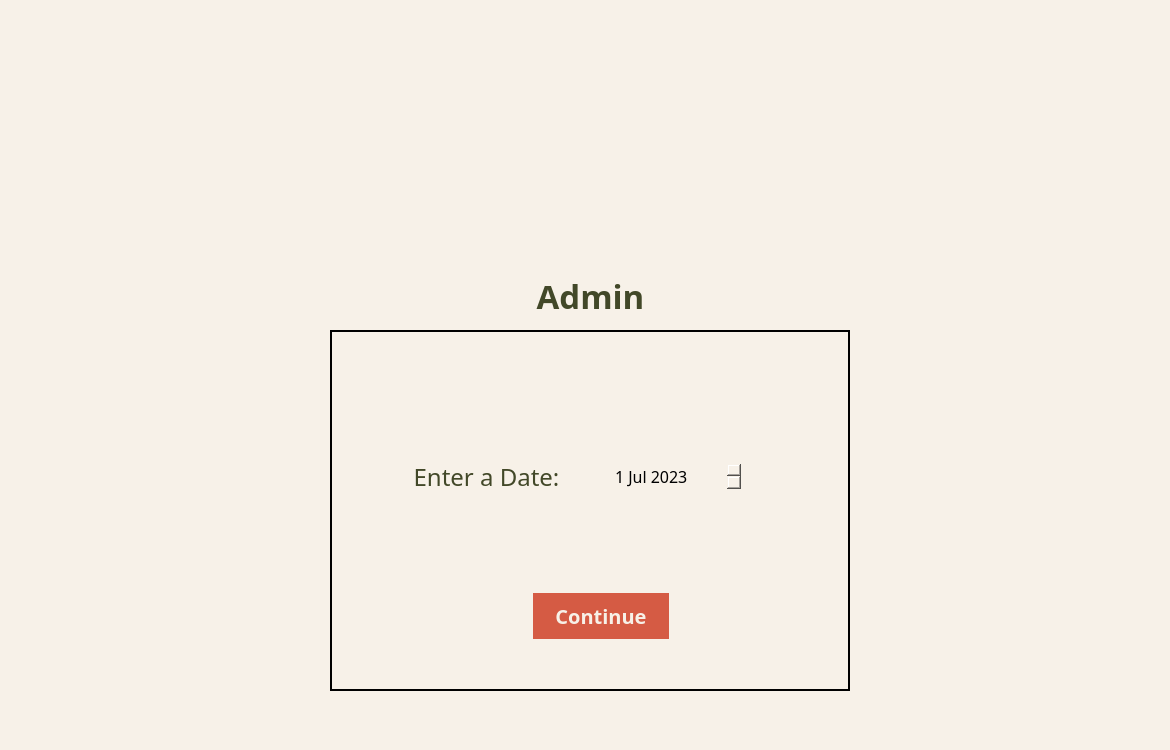
<?xml version="1.0" encoding="UTF-8"?>
<ui version="4.0">
 <class>Dialog</class>
 <widget class="QDialog" name="Dialog">
  <property name="geometry">
   <rect>
    <x>0</x>
    <y>0</y>
    <width>1170</width>
    <height>750</height>
   </rect>
  </property>
  <property name="windowTitle">
   <string>Dialog</string>
  </property>
  <property name="styleSheet">
   <string notr="true">background-color: rgb(247,241,232)</string>
  </property>
  <widget class="QStackedWidget" name="stackedWidget">
   <property name="geometry">
    <rect>
     <x>330</x>
     <y>330</y>
     <width>520</width>
     <height>361</height>
    </rect>
   </property>
   <property name="styleSheet">
    <string notr="true">border: 1px solid black; </string>
   </property>
   <property name="currentIndex">
    <number>1</number>
   </property>
   <widget class="QWidget" name="pagePassword">
    <widget class="QPushButton" name="bttnLogin">
     <property name="geometry">
      <rect>
       <x>310</x>
       <y>260</y>
       <width>140</width>
       <height>50</height>
      </rect>
     </property>
     <property name="font">
      <font>
       <family>Corbel</family>
       <pointsize>15</pointsize>
       <weight>75</weight>
       <bold>true</bold>
      </font>
     </property>
     <property name="autoFillBackground">
      <bool>false</bool>
     </property>
     <property name="styleSheet">
      <string notr="true">background-color:rgb(213,91,68);
color: rgb(247,241,232);
border: 2px solid rgb(247,241,232);</string>
     </property>
     <property name="text">
      <string>Login</string>
     </property>
    </widget>
    <widget class="QPushButton" name="bttnBack">
     <property name="geometry">
      <rect>
       <x>80</x>
       <y>260</y>
       <width>140</width>
       <height>50</height>
      </rect>
     </property>
     <property name="font">
      <font>
       <family>Corbel</family>
       <pointsize>15</pointsize>
       <weight>75</weight>
       <bold>true</bold>
      </font>
     </property>
     <property name="autoFillBackground">
      <bool>false</bool>
     </property>
     <property name="styleSheet">
      <string notr="true">background-color:rgb(213,91,68);
color: rgb(247,241,232);
border: 2px solid rgb(247,241,232);</string>
     </property>
     <property name="text">
      <string>Back</string>
     </property>
    </widget>
    <widget class="QLineEdit" name="Password">
     <property name="geometry">
      <rect>
       <x>260</x>
       <y>110</y>
       <width>206</width>
       <height>44</height>
      </rect>
     </property>
    </widget>
    <widget class="QLabel" name="InputPass">
     <property name="geometry">
      <rect>
       <x>70</x>
       <y>120</y>
       <width>171</width>
       <height>31</height>
      </rect>
     </property>
     <property name="font">
      <font>
       <family>Corbel</family>
       <pointsize>18</pointsize>
       <weight>50</weight>
       <bold>false</bold>
      </font>
     </property>
     <property name="styleSheet">
      <string notr="true">color: rgb(66,72,40);
border: 2px solid rgb(247,241,232);</string>
     </property>
     <property name="text">
      <string>Input Password:</string>
     </property>
     <property name="alignment">
      <set>Qt::AlignCenter</set>
     </property>
     <property name="wordWrap">
      <bool>true</bool>
     </property>
    </widget>
   </widget>
   <widget class="QWidget" name="pageDate">
    <widget class="QPushButton" name="bttnContinue">
     <property name="geometry">
      <rect>
       <x>200</x>
       <y>260</y>
       <width>140</width>
       <height>50</height>
      </rect>
     </property>
     <property name="font">
      <font>
       <family>Corbel</family>
       <pointsize>15</pointsize>
       <weight>75</weight>
       <bold>true</bold>
      </font>
     </property>
     <property name="autoFillBackground">
      <bool>false</bool>
     </property>
     <property name="styleSheet">
      <string notr="true">background-color:rgb(213,91,68);
color: rgb(247,241,232);
border: 2px solid rgb(247,241,232);</string>
     </property>
     <property name="text">
      <string>Continue</string>
     </property>
    </widget>
    <widget class="QLabel" name="InputPass_2">
     <property name="geometry">
      <rect>
       <x>70</x>
       <y>130</y>
       <width>171</width>
       <height>31</height>
      </rect>
     </property>
     <property name="font">
      <font>
       <family>Corbel</family>
       <pointsize>18</pointsize>
       <weight>50</weight>
       <bold>false</bold>
      </font>
     </property>
     <property name="styleSheet">
      <string notr="true">color: rgb(66,72,40);
border: 2px solid rgb(247,241,232);</string>
     </property>
     <property name="text">
      <string>Enter a Date:</string>
     </property>
     <property name="alignment">
      <set>Qt::AlignCenter</set>
     </property>
     <property name="wordWrap">
      <bool>true</bool>
     </property>
    </widget>
    <widget class="QDateEdit" name="dateEdit">
     <property name="geometry">
      <rect>
       <x>280</x>
       <y>130</y>
       <width>131</width>
       <height>31</height>
      </rect>
     </property>
     <property name="font">
      <font>
       <family>Corbel</family>
       <pointsize>12</pointsize>
       <weight>50</weight>
       <bold>false</bold>
      </font>
     </property>
     <property name="layoutDirection">
      <enum>Qt::LeftToRight</enum>
     </property>
     <property name="styleSheet">
      <string notr="true">border: 2px solid rgb(247,241,232);</string>
     </property>
     <property name="dateTime">
      <datetime>
       <hour>0</hour>
       <minute>0</minute>
       <second>0</second>
       <year>2023</year>
       <month>7</month>
       <day>1</day>
      </datetime>
     </property>
     <property name="maximumDateTime">
      <datetime>
       <hour>23</hour>
       <minute>59</minute>
       <second>59</second>
       <year>2030</year>
       <month>12</month>
       <day>31</day>
      </datetime>
     </property>
     <property name="minimumDateTime">
      <datetime>
       <hour>0</hour>
       <minute>0</minute>
       <second>0</second>
       <year>2023</year>
       <month>7</month>
       <day>1</day>
      </datetime>
     </property>
    </widget>
   </widget>
  </widget>
  <widget class="QLabel" name="admin">
   <property name="geometry">
    <rect>
     <x>330</x>
     <y>280</y>
     <width>521</width>
     <height>31</height>
    </rect>
   </property>
   <property name="font">
    <font>
     <family>Corbel</family>
     <pointsize>25</pointsize>
     <weight>75</weight>
     <bold>true</bold>
    </font>
   </property>
   <property name="styleSheet">
    <string notr="true">color: rgb(66,72,40)</string>
   </property>
   <property name="text">
    <string>Admin</string>
   </property>
   <property name="alignment">
    <set>Qt::AlignCenter</set>
   </property>
   <property name="wordWrap">
    <bool>true</bool>
   </property>
  </widget>
  <widget class="QLabel" name="logo">
   <property name="geometry">
    <rect>
     <x>330</x>
     <y>210</y>
     <width>521</width>
     <height>61</height>
    </rect>
   </property>
   <property name="text">
    <string/>
   </property>
   <property name="pixmap">
    <pixmap>../../PL Project-Java/Programming-Language-Project-Java-Project/src/pictures/logo.PNG</pixmap>
   </property>
   <property name="alignment">
    <set>Qt::AlignCenter</set>
   </property>
  </widget>
 </widget>
 <resources/>
 <connections/>
</ui>
